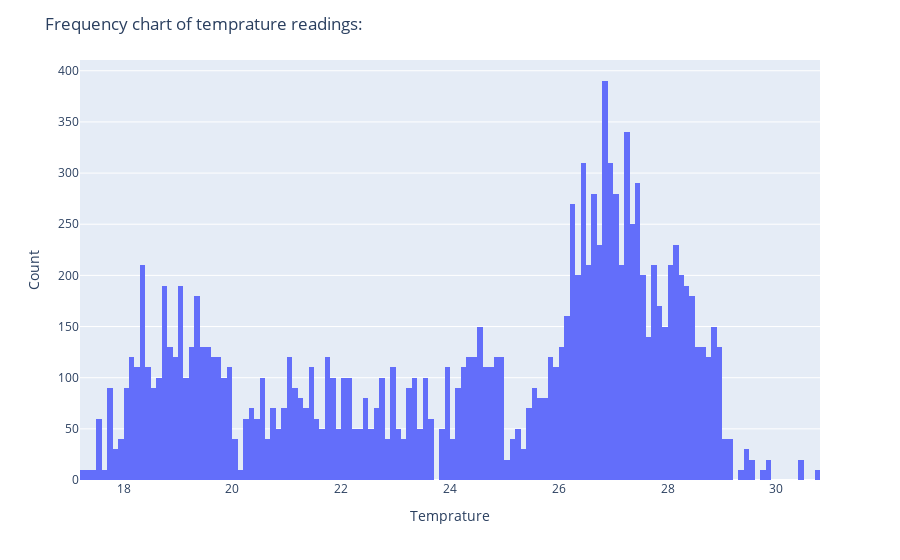

Source (notebook cell):
### Code cell
fig = px.histogram(x=df1['Temprature'], nbins=200, histnorm='density')
fig.update_layout(title='Frequency chart of temprature readings:',
                 xaxis_title='Temprature', yaxis_title='Count')

### Figure 1 — Plotly figure (JSON) as saved in the notebook; plotly's stock layout.template omitted (floating-point values rounded to 4 significant figures; data arrays with more than 128 entries replaced by an {"elided": "..."} marker saying what was removed)
{"data": [{"alignmentgroup": "True", "bingroup": "x", "histnorm": "density", "hovertemplate": "x=%{x}<br>density=%{y}<extra></extra>", "legendgroup": "", "marker": {"color": "#636efa", "pattern": {"shape": ""}}, "name": "", "nbinsx": 200, "offsetgroup": "", "orientation": "v", "showlegend": false, "type": "histogram", "x": {"elided": "1404 float values"}, "xaxis": "x", "yaxis": "y"}], "layout": {"autosize": true, "barmode": "relative", "legend": {"tracegroupgap": 0}, "margin": {"t": 60}, "title": {"text": "Frequency chart of temprature readings:"}, "xaxis": {"anchor": "y", "autorange": true, "domain": [0, 1], "range": [17.2, 30.8], "title": {"text": "Temprature"}, "type": "linear"}, "yaxis": {"anchor": "x", "autorange": true, "domain": [0, 1], "range": [0, 410.5], "title": {"text": "Count"}}}}
